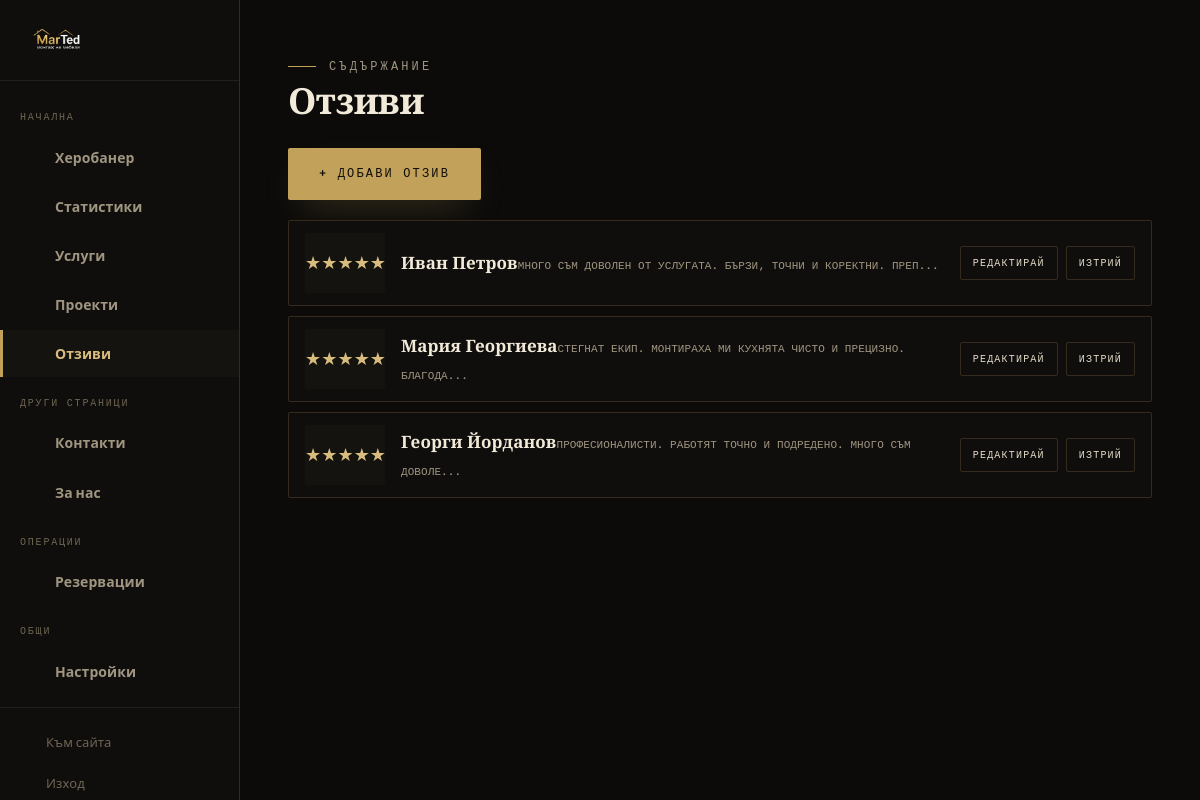
Screenshot of /admin/testimonials.php (signed in) with the database file from the repository.
### tables this page shows
CREATE TABLE IF NOT EXISTS testimonials (
  id INT AUTO_INCREMENT PRIMARY KEY, tname VARCHAR(160), ttext TEXT, stars INT DEFAULT 5, sort_order INT DEFAULT 0
);

### inc/db.php (called while the page is built, shortened)
<?php
function config() { static $c; if ($c === null) $c = require __DIR__ . '/config.php'; return $c; }
function db() {
    static $pdo = null;
    if ($pdo !== null) return $pdo;
    $cfg = config()['db'];
    if ($cfg['driver'] === 'sqlite') {
        $path = $cfg['sqlite_path'];
        $dir = dirname($path);
        if (!is_dir($dir)) @mkdir($dir, 0775, true);
        $pdo = new PDO('sqlite:' . $path);
        $pdo->exec('PRAGMA journal_mode=WAL; PRAGMA foreign_keys=ON;');
    } else {
        $m = $cfg['mysql'];
        $dsn = "mysql:host={$m['host']};dbname={$m['name']};charset={$m['charset']}";
        $pdo = new PDO($dsn, $m['user'], $m['pass'], [
            PDO::ATTR_ERRMODE => PDO::ERRMODE_EXCEPTION,
            PDO::ATTR_DEFAULT_FETCH_MODE => PDO::FETCH_ASSOC,
        ]);
        return $pdo;
    }
    $pdo->setAttribute(PDO::ATTR_ERRMODE, PDO::ERRMODE_EXCEPTION);
    $pdo->setAttribute(PDO::ATTR_DEFAULT_FETCH_MODE, PDO::FETCH_ASSOC);
    return $pdo;
}

### inc/functions.php (called while the page is built, shortened)
<?php
require_once __DIR__ . '/db.php';
function e($s) { return htmlspecialchars((string)$s, ENT_QUOTES, 'UTF-8'); }

### admin/testimonials.php (the view, shortened to what this page needs)
<?php
require_once __DIR__ . '/../inc/functions.php';
require_once __DIR__ . '/../inc/icons.php';
$editing = null;
$list = db()->query("SELECT * FROM testimonials ORDER BY sort_order ASC, id ASC")->fetchAll();
require __DIR__ . '/../inc/admin-header.php';
?>
<div class="adminTop"><div><span class="eyebrow eyebrow-line">Съдържание</span><h1>Отзиви</h1></div></div>
<?php if ($editing): ?>
<form method="POST" class="adminForm">
  <div class="projFormHead"><span class="eyebrow eyebrow-line"><?= $editing['id']?'Редакция':'Нов отзив' ?></span><a href="testimonials.php" class="linkBtn">&larr; Назад</a></div>
  <input type="hidden" name="id" value="<?= e($editing['id']) ?>">
  <div><label>Име *</label><input name="name" value="<?= e($editing['tname']) ?>"></div>
  <div><label>Текст *</label><textarea name="text" rows="3"><?= e($editing['ttext']) ?></textarea></div>
  <div class="formRow"><div><label>Звезди</label><select name="stars"><?php for($i=1;$i<=5;$i++): ?><option value="<?= $i ?>" <?= $editing['stars']==$i?'selected':'' ?>><?= $i ?></option><?php endfor; ?></select></div><div><label>Ред</label><input name="sort_order" type="number" value="<?= e($editing['sort_order']) ?>"></div></div>
  <button class="btn btn-primary btn-block" type="submit"><?= $editing['id']?'Запази':'Добави' ?></button>
</form>
<?php else: ?>
<div style="margin-bottom:16px"><a href="testimonials.php?edit=new" class="btn btn-primary">+ Добави отзив</a></div>
<div class="adminList">
  <?php foreach ($list as $t): ?>
  <div class="adminRow"><div style="width:80px;height:60px;display:grid;place-items:center;background:var(--bg-3);border-radius:var(--radius);color:var(--accent-2);font-size:18px"><?= str_repeat('★',$t['stars']) ?></div><div class="adminRowInfo"><strong><?= e($t['tname']) ?></strong><span><?= e(mb_substr($t['ttext'],0,60)) ?>...</span></div><div class="adminRowActions"><a href="testimonials.php?edit=<?= $t['id'] ?>">Редактирай</a><a href="testimonials.php?delete=<?= $t['id'] ?>" onclick="return confirm('Изтриване?')" class="del">Изтрий</a></div></div>
  <?php endforeach; ?>
</div>
<?php endif; ?>
<?php require __DIR__ . '/../inc/admin-footer.php'; ?>

### assets/css/style.css (style rules this page uses)
:root { --font-serif:'Spectral', Georgia, serif;--font-sans:'Manrope', system-ui, sans-serif;--font-mono:'JetBrains Mono', monospace; --bg:#0c0b0a; --bg-2:#100e0c; --bg-3:#15130f; --bg-4:#1b1813; --ink:#f2ead9; --ink-2:#e4dcc9; --muted:#9f9580; --muted-2:#6e6553; --line:rgba(194,162,90,.20); --line-soft:rgba(242,234,217,.08); --line-strong:rgba(194,162,90,.40); --accent:#c2a25a; --accent-2:#d8bd7e; --accent-3:#a07f3a; --accent-soft:rgba(194,162,90,.10); --night:#070605; --container:1240px; --gutter:clamp(20px,5vw,64px); --radius:2px; --shadow:0 30px 80px -36px rgba(0,0,0,.85); --shadow-soft:0 18px 50px -30px rgba(0,0,0,.75); --shadow-gold:0 14px 38px -16px rgba(194,162,90,.40); }
* { box-sizing:border-box }
html { scroll-behavior:smooth;-webkit-text-size-adjust:100% }
body { margin:0;color:var(--ink);background:var(--bg) radial-gradient(150% 130% at 50% -12%,rgba(255,255,255,.024),transparent 55%);font-family:var(--font-sans);font-size:16px;line-height:1.65;letter-spacing:.005em;-webkit-font-smoothing:antialiased;text-rendering:optimizeLegibility;overflow-x:hidden }
a { color:inherit;text-decoration:none }
.eyebrow,.kicker { font-family:var(--font-mono);font-size:12px;font-weight:500;letter-spacing:.26em;text-transform:uppercase;color:var(--muted) }
h1,h2,h3,h4 { font-family:var(--font-serif);font-weight:600;letter-spacing:-.02em;line-height:1.05;margin:0;color:var(--ink) }
.btn { display:inline-flex;align-items:center;gap:12px;min-height:52px;padding:0 30px;border:1px solid transparent;border-radius:var(--radius);font-family:var(--font-mono);font-size:12px;font-weight:500;letter-spacing:.18em;text-transform:uppercase;cursor:pointer;transition:transform .28s ease,background .28s ease,color .28s ease,border-color .28s ease,box-shadow .28s ease }
.btn-primary { background:var(--accent);color:#100d08;box-shadow:var(--shadow-gold) }
.eyebrow-line { display:inline-flex;align-items:center;gap:13px }
.eyebrow-line::before { content:'';width:28px;height:1px;background:var(--accent) }
.adminTop { display:flex;flex-wrap:wrap;justify-content:space-between;gap:18px;align-items:end;margin-bottom:32px }
.adminTop h1 { font-size:clamp(26px,3.4vw,42px);margin-top:8px }

### assets/css/admin.css (style rules this page uses)
.adminBody { background:var(--bg);color:var(--ink);font-family:var(--font-sans) }
.adminTop { display:flex;justify-content:space-between;align-items:center;margin-bottom:28px;flex-wrap:wrap;gap:14px }
.adminTop h1 { font-size:clamp(24px,3vw,36px);margin-top:6px }
.adminList { display:grid;gap:10px;margin-top:20px }
.adminRow { display:grid;grid-template-columns:80px 1fr auto;gap:16px;align-items:center;background:var(--bg-2);border:1px solid var(--line);border-radius:var(--radius);padding:12px 16px }
.adminRowInfo strong { font-family:var(--font-serif);font-size:17px }
.adminRowInfo span { font-family:var(--font-mono);font-size:11px;text-transform:uppercase;color:var(--muted) }
.adminRowActions { display:flex;gap:8px }
.adminRowActions a,.adminRowActions button { font-family:var(--font-mono);font-size:10px;letter-spacing:.12em;text-transform:uppercase;padding:8px 12px;border:1px solid var(--line);border-radius:var(--radius);background:transparent;color:var(--ink-2);cursor:pointer;text-decoration:none;transition:all .2s }

### rows the page displays
testimonials: stars "★★★★★", tname "Иван Петров", ttext "МНОГО СЪМ ДОВОЛЕН ОТ УСЛУГАТА. БЪРЗИ, ТОЧНИ И КОРЕКТНИ. ПРЕП"
testimonials: stars "★★★★★", tname "Мария Георгиева", ttext "СТЕГНАТ ЕКИП. МОНТИРАХА МИ КУХНЯТА ЧИСТО И ПРЕЦИЗНО. БЛАГОДА"
testimonials: stars "★★★★★", tname "Георги Йорданов", ttext "ПРОФЕСИОНАЛИСТИ. РАБОТЯТ ТОЧНО И ПОДРЕДЕНО. МНОГО СЪМ ДОВОЛЕ"

### other values shown
$groupLabel "НАЧАЛНА"
$item['label'] "Херобанер"
$item['label'] "Статистики"
$item['label'] "Услуги"
$item['label'] "Проекти"
$item['label'] "Отзиви"
$groupLabel "ДРУГИ СТРАНИЦИ"
$item['label'] "Контакти"
$item['label'] "За нас"
$groupLabel "ОПЕРАЦИИ"
$item['label'] "Резервации"
$groupLabel "ОБЩИ"
$item['label'] "Настройки"
